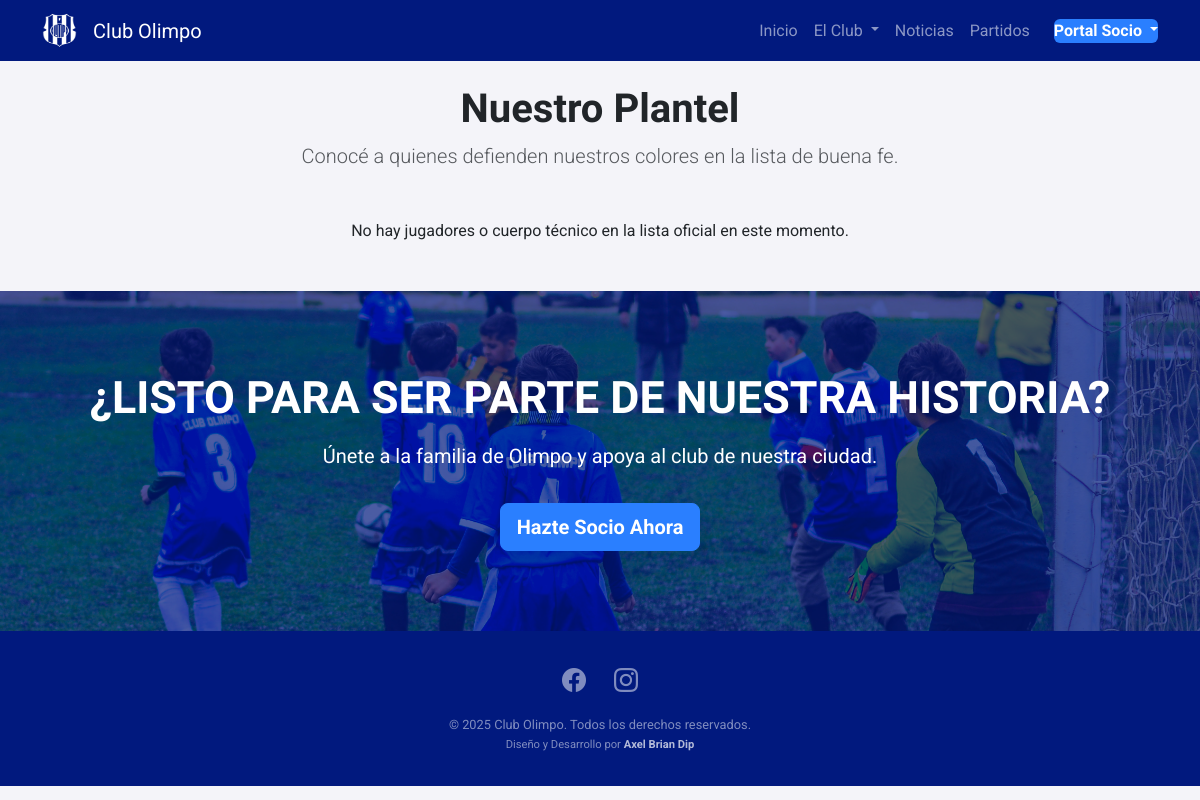
The app's page /members/plantel/, older data.
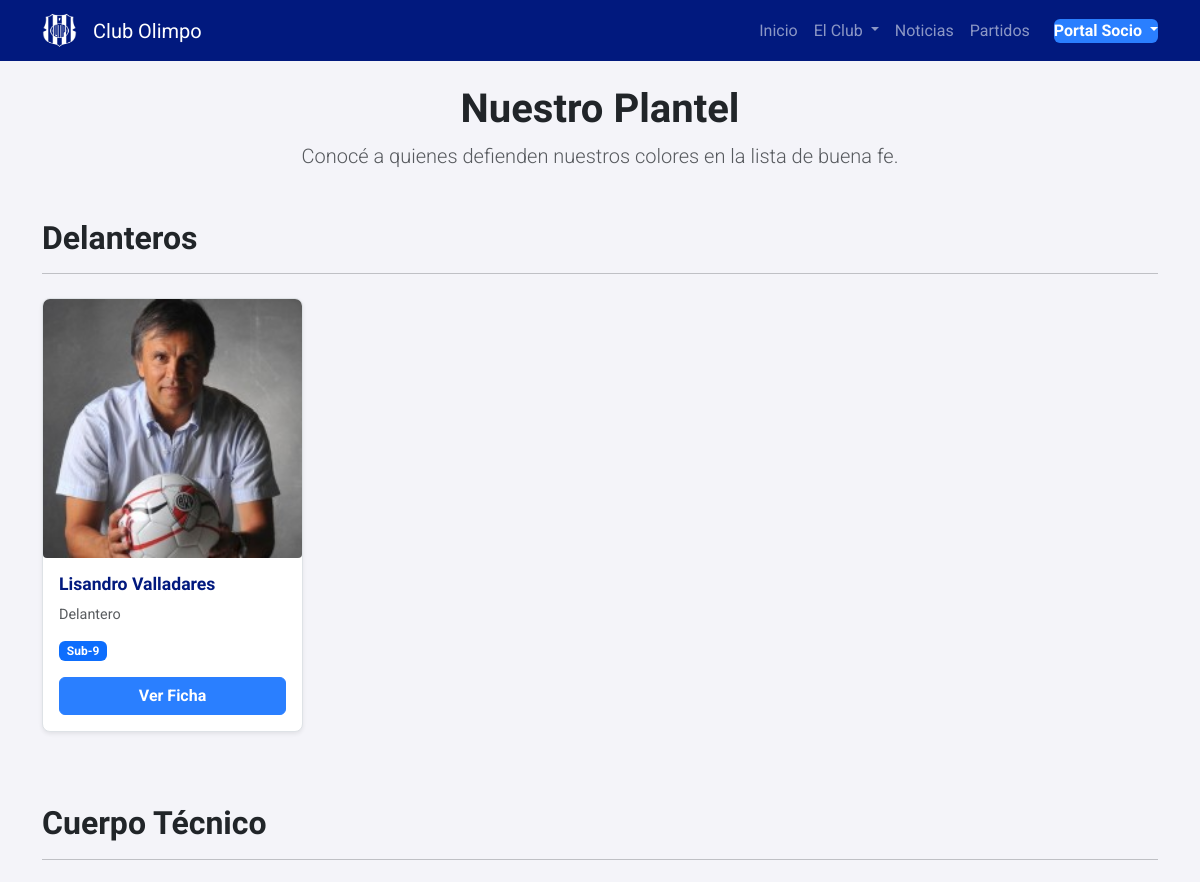
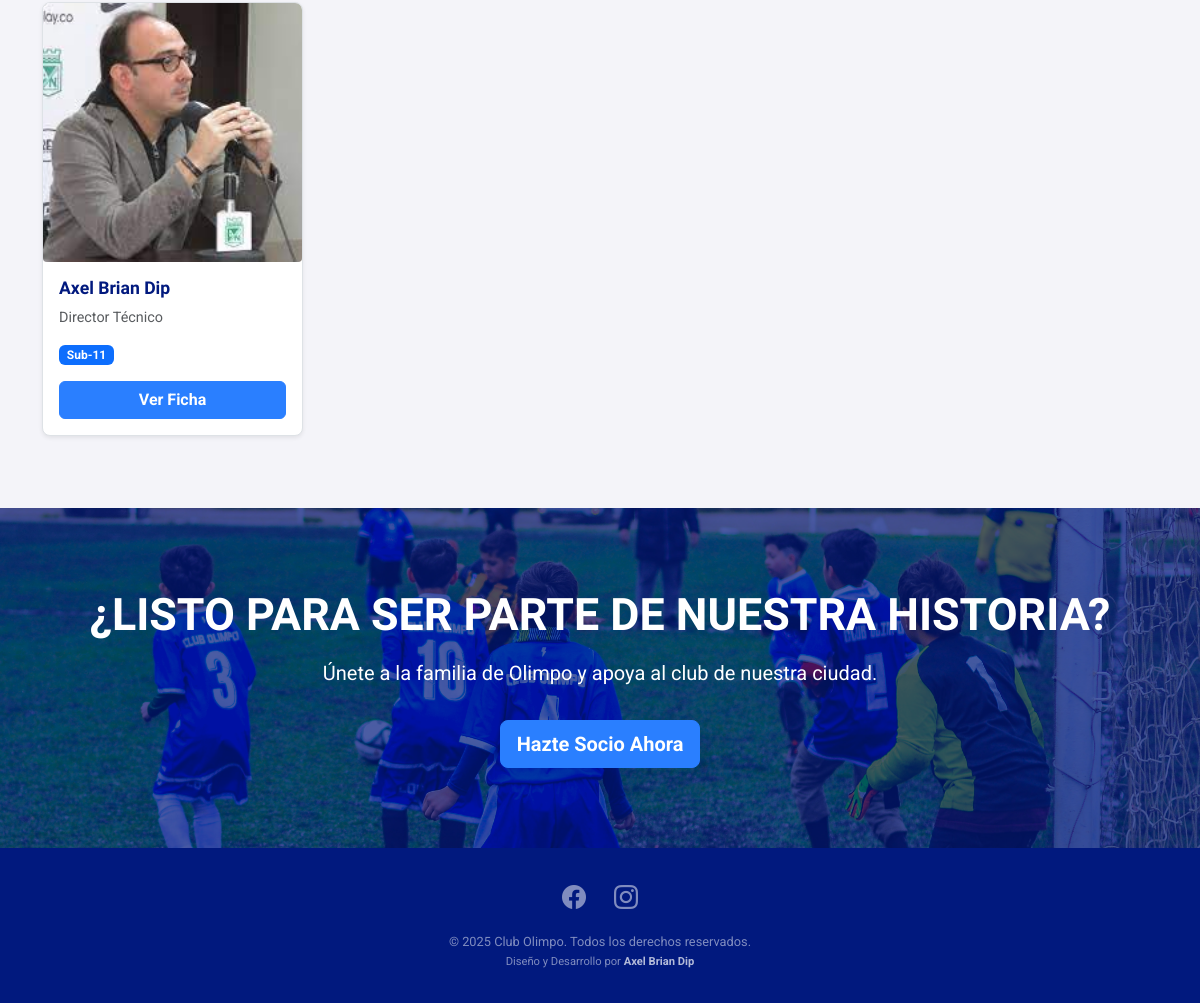
The same page, newer data (2 pictures, top to bottom).
### members/models.py (models this page shows, shortened)
class Role(models.Model):
    class Function(models.TextChoices):
        JUGADOR = 'JUG', 'Jugador'
        STAFF = 'STA', 'Cuerpo Técnico'
        DIRIGENTE = 'DIR', 'Dirigente'
    profile = models.ForeignKey('Profile', on_delete=models.CASCADE, related_name='roles')
    function = models.CharField("Función", max_length=3, choices=Function.choices)
    category = models.ForeignKey(Category, on_delete=models.SET_NULL, null=True, blank=True, verbose_name="Categoría (si aplica)")
    specific_position = models.CharField("Cargo Específico", max_length=100, help_text="Ej: Delantero, Tesorero, Director Técnico")
    specific_position = models.ForeignKey(
        SpecificPosition,
        on_delete=models.PROTECT,
        verbose_name="Cargo Específico"
    )
    class Meta:
        verbose_name = "Rol"
        verbose_name_plural = "Roles"

class Profile(models.Model):
    user = models.OneToOneField(User, on_delete=models.CASCADE)
    member_id = models.PositiveIntegerField(
        "Número de Socio",
        unique=True,
        default=get_next_member_id,
        editable=False # Hacemos que no se pueda editar desde el admin
    )
    date_of_birth = models.DateField("Fecha de Nacimiento", null=True, blank=True)
    dni = models.CharField("DNI", max_length=20, blank=True)
    address = models.CharField("Dirección", max_length=255, blank=True)
    phone_number = models.CharField("Teléfono", max_length=50, blank=True)
    profile_photo = models.ImageField("Foto de Perfil", upload_to='profile_photos/', blank=True, null=True)
    extra_photo_1 = models.ImageField("Foto Extra 1 (opcional)", upload_to='extra_photos/', blank=True, null=True)
    extra_photo_2 = models.ImageField("Foto Extra 2 (opcional)", upload_to='extra_photos/', blank=True, null=True)
    dni_photo_front = models.ImageField("Foto DNI (Frente)", upload_to='dni_photos/', blank=True, null=True)
    dni_photo_back = models.ImageField("Foto DNI (Dorso)", upload_to='dni_photos/', blank=True, null=True)
    member_type = models.ForeignKey(MemberType, on_delete=models.SET_NULL, null=True, blank=True, verbose_name="Tipo de Socio")
    is_on_roster = models.BooleanField("En Lista Oficial (para jugadores)", default=False)
    is_exempt = models.BooleanField("Cuota Bonificada", default=False)

class SpecificPosition(models.Model):
    name = models.CharField("Nombre del Cargo", max_length=100, unique=True)
    class Meta:
        verbose_name = "Cargo Específico"
        verbose_name_plural = "Cargos Específicos"
        ordering = ['name']

class Category(models.Model):
    name = models.CharField("Nombre", max_length=100, unique=True)
    order = models.PositiveIntegerField("Orden", default=0, help_text="Menor número aparece primero")
    class Meta:
        verbose_name = "Categoría"
        verbose_name_plural = "Categorías"
        ordering = ['order', 'name']

### members/views.py (the view)
# urls.py: path('plantel/', views.player_list, name='player_list'),
def player_list(request):
    profiles_on_roster = Profile.objects.filter(is_on_roster=True)
    roles = Role.objects.filter(profile__in=profiles_on_roster).select_related('profile', 'category', 'specific_position')
    grouped_players = OrderedDict()
    position_map = OrderedDict([
        ('Arqueros', ['Arquero']),
        ('Defensores', ['Defensor']),
        ('Mediocampistas', ['Mediocampista']),
        ('Delanteros', ['Delantero']),
        ('Cuerpo Técnico', ['Director Técnico', 'Ayudante de Campo', 'Preparador Físico'])
    ])
    for group_title, positions_in_group in position_map.items():
        roles_in_group = [
            role for role in roles if role.specific_position.name in positions_in_group
        ]
        if roles_in_group:
            grouped_players[group_title] = sorted(roles_in_group, key=lambda r: r.profile.user.last_name)
    context = {'grouped_players': grouped_players}
    return render(request, 'members/player_list.html', context)

### members/templates/members/player_list.html (shortened to what this page needs)
{% extends 'base.html' %}
{% block content %}
<div class="text-center mb-5">
    <h1>Nuestro Plantel</h1>
    <p class="lead text-muted">Conocé a quienes defienden nuestros colores en la lista de buena fe.</p>
</div>
{% for group_title, roles_in_group in grouped_players.items %}
    <div class="position-group mb-5">
        <h2 class="position-title">{{ group_title }}</h2>
        <hr class="mb-4">
        <div class="row">
            {% for role in roles_in_group %}
                <div class="col-lg-3 col-md-4 mb-4">
                    <div class="card h-100 shadow-sm player-card">
                        <div class="player-card-img-wrapper">
                            {% if role.profile.profile_photo %}
                                <img src="{{ role.profile.profile_photo.url }}" class="card-img-top" alt="Foto de {{ role.profile.user.get_full_name }}">
                            {% else %}
                                <div class="d-flex align-items-center justify-content-center h-100"><small class="text-muted">Sin Foto</small></div>
                            {% endif %}
                        </div>
                        <div class="card-body d-flex flex-column">
                            <h5 class="card-title">{{ role.profile.user.get_full_name }}</h5>
                            <p class="card-text text-muted">{{ role.specific_position.name }}</p>
                            {% if role.category %}
                                <span class="badge bg-primary align-self-start mb-3">{{ role.category.name }}</span>
                            {% endif %}
                            <a href="{% url 'player_detail' role.profile.pk %}" class="btn btn-primary mt-auto">Ver Ficha</a>
                        </div>
                    </div>
                </div>
            {% endfor %}
        </div>
    </div>
{% empty %}
    <p class="text-center mt-5">No hay jugadores o cuerpo técnico en la lista oficial en este momento.</p>
{% endfor %}
{% endblock %}

### templates/base.html (shortened to what this page needs)
<!doctype html>
<html lang="es">
<head>
  {% load static %}
  <link href="https://cdn.jsdelivr.net/npm/bootstrap@5.3.3/dist/css/bootstrap.min.css" rel="stylesheet">
  <link rel="stylesheet" href="{% static 'css/main.css' %}">
  <link href="https://unpkg.com/aos@2.3.1/dist/aos.css" rel="stylesheet">
  <link rel="stylesheet" href="https://cdn.jsdelivr.net/npm/bootstrap-icons@1.11.3/font/bootstrap-icons.min.css">
</head>
<body>
  <nav class="navbar navbar-expand-lg navbar-dark bg-dark">
    <div class="container">
      <a class="navbar-brand d-flex align-items-center" href="{% url 'home' %}">
        <img src="{% static 'imgs/olimpo-shield.png' %}" alt="Escudo Club Olimpo" width="35" height="35"
          class="d-inline-block align-text-top me-3">
        <span class="d-none d-sm-inline">Club Olimpo</span>
      </a>
      <div class="collapse navbar-collapse" id="navbarNav">
        <ul class="navbar-nav ms-auto mb-2 mb-lg-0">
          <li class="nav-item">
            <a class="nav-link" href="{% url 'home' %}">Inicio</a>
          </li>
          <li class="nav-item dropdown">
            <a class="nav-link dropdown-toggle" href="#" role="button" data-bs-toggle="dropdown" aria-expanded="false">
              El Club
            </a>
          </li>
          <li class="nav-item">
            <a class="nav-link" href="{% url 'news_list' %}">Noticias</a>
          </li>
          <li class="nav-item">
            <a class="nav-link" href="{% url 'fixture_list' %}">Partidos</a>
          </li>
        </ul>
        <div class="d-flex ms-lg-3">
            <div class="nav-item dropdown">
              {% if user.is_authenticated %}
                <a class="nav-link dropdown-toggle text-white" href="#" role="button" data-bs-toggle="dropdown" aria-expanded="false">
                    Hola, {{ user.first_name|default:user.username }}
                </a>
                <ul class="dropdown-menu dropdown-menu-end">
                    <li><h6 class="dropdown-header">Mi Cuenta</h6></li>
                    <li><a class="dropdown-item" href="{% url 'profile' %}">Mi Perfil</a></li>
                    <li><a class="dropdown-item" href="{% url 'profile' %}#estado-cuenta">Estado de Cuenta</a></li>
                    <li><hr class="dropdown-divider"></li>
                    <li><h6 class="dropdown-header">Información del Club</h6></li>
                    <li><a class="dropdown-item" href="{% url 'benefits' %}">Beneficios</a></li>
                    <li><a class="dropdown-item" href="{% url 'costs' %}">Costos y Categorías</a></li>
                    <li><a class="dropdown-item" href="{% url 'code_of_conduct' %}">Código de Conducta</a></li>
                    <li><a class="dropdown-item" href="{% url 'faq' %}">Preguntas Frecuentes</a></li>
                    <li><hr class="dropdown-divider"></li>
                    <li>
                        <form action="{% url 'logout' %}" method="post" class="d-inline">
                            {% csrf_token %}
                            <button type="submit" class="dropdown-item">Cerrar Sesión</button>
                        </form>
                    </li>
                </ul>
              {% else %}
                <a class="nav-link dropdown-toggle btn btn-primary text-white" href="#" role="button" data-bs-toggle="dropdown" aria-expanded="false">
                    Portal Socio
                </a>
              {% endif %}
            </div>
          </div>
      </div>
    </div>
  </nav>
  <main class="container mt-4 mb-5">
    {% block content %}
    {% endblock %}
  </main>
  <div class="pre-footer-cta">
    <div class="container">
      <h2>¿LISTO PARA SER PARTE DE NUESTRA HISTORIA?</h2>
      <p>Únete a la familia de Olimpo y apoya al club de nuestra ciudad.</p>
      <a href="{% url 'membership_application' %}" class="btn btn-primary btn-lg">Hazte Socio Ahora</a>
    </div>
  </div>
  <footer class="site-footer">
    <div class="container">
      <div class="social-icons">
        <a href="#" title="Facebook"><i class="bi bi-facebook"></i></a>
        <a href="#" title="Instagram"><i class="bi bi-instagram"></i></a>
      </div>
      <div class="footer-copyright">
        <p class="mb-0">&copy; {% now "Y" %} Club Olimpo. Todos los derechos reservados.</p>
        <p class="mb-0"><small>Diseño y Desarrollo por <strong><a href="#">Axel Brian Dip</a></strong></small></p>
      </div>
    </div>
  </footer>
</body>
</html>

### static/css/_variables.css (style rules this page uses)
:root { --primary-color: #01197e; --accent-color: #2a7fff; --light-gray-bg: #f4f4f9; --dark-text-color: #212529; --medium-gray-color: #6c757d; --font-headings: 'Oswald', sans-serif; --font-body: 'Roboto', sans-serif; }

### static/css/_base.css (style rules this page uses)
body { font-family: var(--font-body); background-color: var(--light-gray-bg); color: var(--dark-text-color); }
h1, h2, h3, h4, h5, h6 { font-family: var(--font-headings); font-weight: 700; }

### static/css/_components.css (style rules this page uses)
.navbar.bg-dark { background-color: var(--primary-color) !important; }
.btn-primary { background-color: var(--accent-color); border-color: var(--accent-color); color: #ffffff; font-weight: 700; }
.card { border-color: #dee2e6; }
.card-title { color: var(--primary-color); }
.card-text { color: var(--medium-gray-color); }

### static/css/_players.css (style rules this page uses)
.player-card { transition: transform 0.2s ease-in-out, box-shadow 0.2s ease-in-out; border-radius: 0.5rem; overflow: hidden; }
.player-card .card-title { font-size: 1.1rem; }
.player-card .card-text { font-size: 0.9rem; }
.player-card .badge { font-size: 0.75rem; }
.player-card-img-wrapper, .player-detail-photo { position: relative; width: 100%; overflow: hidden; background-color: var(--light-gray-bg); border-radius: .25rem; padding-top: 100%; }
.player-card-img-wrapper img, .player-detail-photo img { position: absolute; top: 0; left: 0; width: 100%; height: 100%; object-fit: cover; object-position: center; }

### static/css/_footer.css (style rules this page uses)
.pre-footer-cta { position: relative; padding: 5rem 1rem; text-align: center; color: white; overflow: hidden; }
.pre-footer-cta::before { content: ''; position: absolute; top: 0; left: 0; right: 0; bottom: 0; background: url('/static/imgs/footer-bg.jpg') no-repeat center center/cover; z-index: 1; transition: transform 0.4s ease-in-out; }
.pre-footer-cta::after { content: ''; position: absolute; top: 0; left: 0; right: 0; bottom: 0; background-color: rgba(1, 25, 126, 0.7); z-index: 2; }
.pre-footer-cta .container { position: relative; z-index: 3; }
.pre-footer-cta h2 { font-size: 2.8rem; font-weight: 700; margin-bottom: 1rem; }
.pre-footer-cta p { font-size: 1.25rem; margin-bottom: 2rem; max-width: 600px; margin-left: auto; margin-right: auto; }
.site-footer { background-color: var(--primary-color); color: rgba(255, 255, 255, 0.5); padding: 2rem 0; text-align: center; }
.site-footer .social-icons { margin-bottom: 1rem; }
.site-footer .social-icons a { font-size: 1.5rem; color: rgba(255, 255, 255, 0.5); margin: 0 0.75rem; transition: color 0.2s ease, transform 0.2s ease; }
.site-footer .footer-copyright { font-size: 0.8rem; }
.footer-copyright a { color: rgba(255, 255, 255, 0.7); text-decoration: none; transition: color 0.2s ease; }

Row changes from the older to the newer data that the page shows:
added Role: group_title "Delanteros", profile.profile_photo (picture), profile.user.get_full_name "Lisandro Valladares", specific_position.name "Delantero", category.name "Sub-9"
added Role: group_title "Cuerpo Técnico", profile.profile_photo (picture), profile.user.get_full_name "Axel Brian Dip", specific_position.name "Director Técnico", category.name "Sub-11"
Text that changed along with them:
text no longer shown: "No hay jugadores o cuerpo técnico en la lista oficial en este momento."
